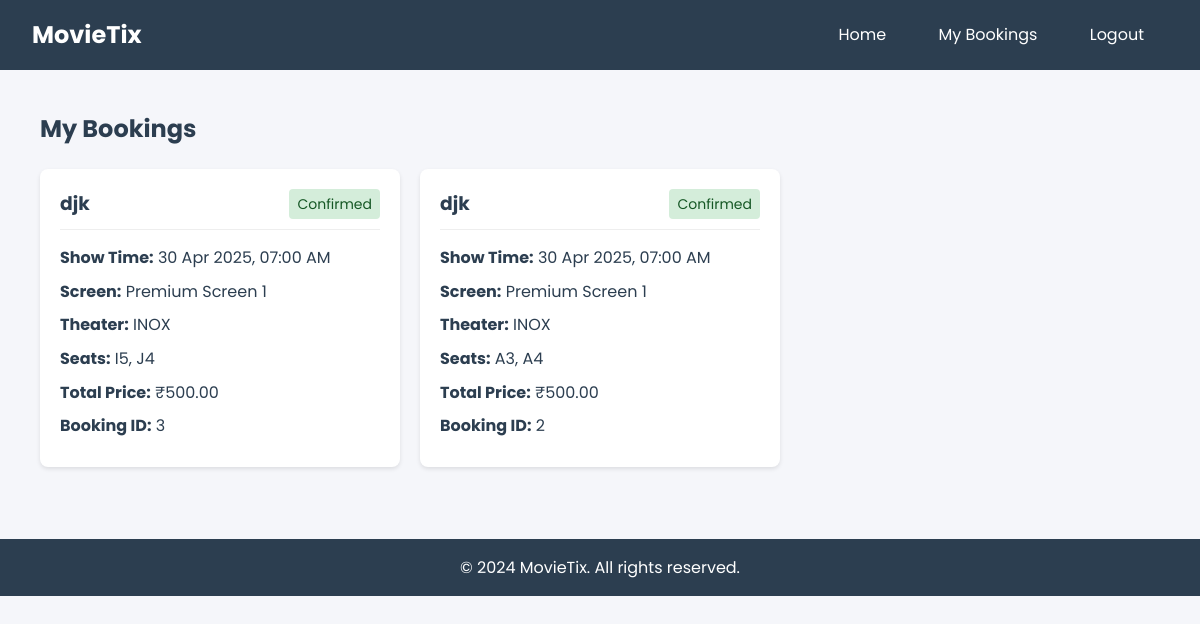
The app's page /dashboard (signed in), older data.
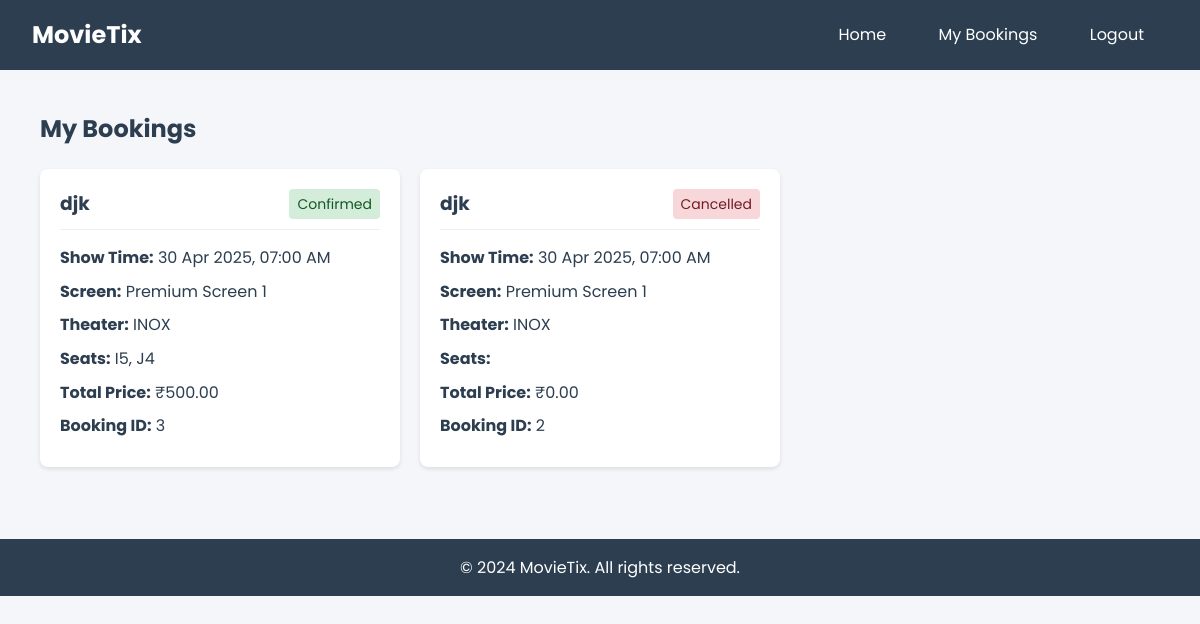
The same page, newer data.
### app.py (models this page shows)
class Booking(db.Model):
    id = db.Column(db.Integer, primary_key=True)
    user_id = db.Column(db.Integer, db.ForeignKey('user.id'), nullable=False)
    show_id = db.Column(db.Integer, db.ForeignKey('show.id'), nullable=False)
    booking_time = db.Column(db.DateTime, default=datetime.utcnow)
    seats = db.relationship('Seat', backref='booking', lazy=True)
    status = db.Column(db.String(20), default='Pending')  # Pending, Confirmed, Cancelled

class Movie(db.Model):
    id = db.Column(db.Integer, primary_key=True)
    title = db.Column(db.String(100), nullable=False)
    description = db.Column(db.Text, nullable=False)
    duration = db.Column(db.Integer, nullable=False)  # in minutes
    language = db.Column(db.String(50), nullable=False)
    release_date = db.Column(db.Date, nullable=False)
    poster_image = db.Column(db.String(200))
    genre = db.Column(db.String(100))
    rating = db.Column(db.Float, default=0.0)
    status = db.Column(db.String(20), default='Coming Soon')  # Now Showing, Coming Soon
    shows = db.relationship('Show', backref='movie', lazy=True)

class Show(db.Model):
    id = db.Column(db.Integer, primary_key=True)
    movie_id = db.Column(db.Integer, db.ForeignKey('movie.id'), nullable=False)
    screen_id = db.Column(db.Integer, db.ForeignKey('screen.id'), nullable=False)
    show_time = db.Column(db.DateTime, nullable=False)
    price = db.Column(db.Float, nullable=False)
    available_seats = db.Column(db.Integer, nullable=False)
    bookings = db.relationship('Booking', backref='show', lazy=True)

class Screen(db.Model):
    id = db.Column(db.Integer, primary_key=True)
    name = db.Column(db.String(50), nullable=False)
    theater_id = db.Column(db.Integer, db.ForeignKey('theater.id'), nullable=False)
    capacity = db.Column(db.Integer, nullable=False)
    shows = db.relationship('Show', backref='screen', lazy=True)

class Theater(db.Model):
    id = db.Column(db.Integer, primary_key=True)
    name = db.Column(db.String(100), nullable=False)
    location = db.Column(db.String(200), nullable=False)
    capacity = db.Column(db.Integer, nullable=False)
    screens = db.relationship('Screen', backref='theater', lazy=True)

class Seat(db.Model):
    id = db.Column(db.Integer, primary_key=True)
    show_id = db.Column(db.Integer, db.ForeignKey('show.id'), nullable=False)
    seat_number = db.Column(db.String(10), nullable=False)
    status = db.Column(db.String(20), default='Available')  # Available, Booked, Reserved
    booking_id = db.Column(db.Integer, db.ForeignKey('booking.id'), nullable=True)

### app.py (the view)
@app.route('/dashboard')
def dashboard():
    if 'user_id' not in session:
        flash('Please login to view your bookings', 'warning')
        return redirect(url_for('login'))
    user = User.query.get_or_404(session['user_id'])
    bookings = Booking.query.filter_by(user_id=user.id).order_by(Booking.booking_time.desc()).all()
    return render_template('dashboard.html', user=user, bookings=bookings)

### templates/dashboard.html (shortened to what this page needs)
{% extends "base.html" %}
{% block content %}
<div class="dashboard-container">
    <h2>My Bookings</h2>
    {% if bookings %}
        <div class="bookings-grid">
            {% for booking in bookings %}
            <div class="booking-card">
                <div class="booking-header">
                    <h3>{{ booking.show.movie.title }}</h3>
                    <span class="status {{ booking.status.lower() }}">{{ booking.status }}</span>
                </div>
                <div class="booking-details">
                    <p><strong>Show Time:</strong> {{ booking.show.show_time.strftime('%d %b %Y, %I:%M %p') }}</p>
                    <p><strong>Screen:</strong> {{ booking.show.screen.name }}</p>
                    <p><strong>Theater:</strong> {{ booking.show.screen.theater.name }}</p>
                    <p><strong>Seats:</strong>
                        {% for seat in booking.seats %}
                            {{ seat.seat_number }}{% if not loop.last %}, {% endif %}
                        {% endfor %}
                    </p>
                    <p><strong>Total Price:</strong> ₹{{ "%.2f"|format(booking.show.price * booking.seats|length) }}</p>
                    <p><strong>Booking ID:</strong> {{ booking.id }}</p>
                </div>
            </div>
            {% endfor %}
        </div>
    {% else %}
        <div class="no-bookings">
            <p>You haven't made any bookings yet.</p>
            <a href="{{ url_for('index') }}" class="btn btn-primary">Book Tickets</a>
        </div>
    {% endif %}
</div>
{% endblock %}

Row changes from the older to the newer data that the page shows:
changed Booking id 2: loses Seat (seat_number "A3"); loses Seat (seat_number "A4"); status "Confirmed" → "Cancelled"; show|length "500.00" → "0.00"
